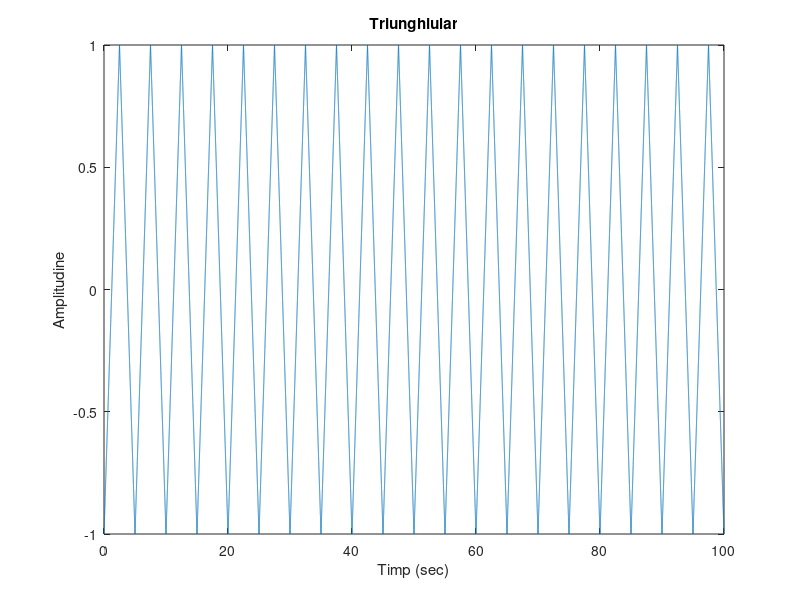

Write the MATLAB code that produced this figure.
function tema2()

fs = 2000;
t = 0:1/fs:100;
x2 = sawtooth(0.4*pi*t, 0.5);
plot(t,x2);


xlabel('Timp (sec)')
ylabel('Amplitudine')
title('Triunghiular')

end